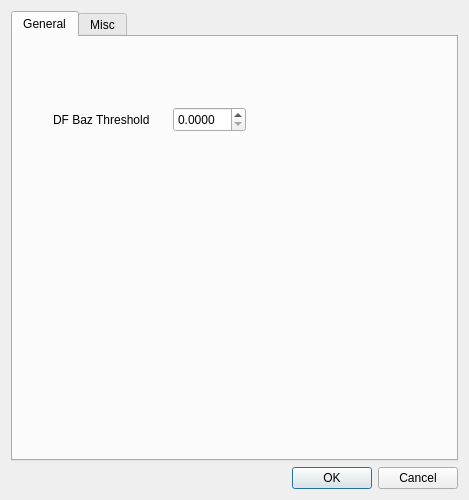
<?xml version="1.0" encoding="UTF-8"?>
<ui version="4.0">
 <class>MeasureWin</class>
 <widget class="QDialog" name="MeasureWin">
  <property name="geometry">
   <rect>
    <x>0</x>
    <y>0</y>
    <width>469</width>
    <height>500</height>
   </rect>
  </property>
  <property name="windowTitle">
   <string>Measurement Parameters</string>
  </property>
  <layout class="QVBoxLayout" name="verticalLayout">
   <item>
    <widget class="QTabWidget" name="tabWidget">
     <property name="tabPosition">
      <enum>QTabWidget::North</enum>
     </property>
     <property name="tabShape">
      <enum>QTabWidget::Rounded</enum>
     </property>
     <property name="currentIndex">
      <number>0</number>
     </property>
     <property name="usesScrollButtons">
      <bool>false</bool>
     </property>
     <property name="documentMode">
      <bool>false</bool>
     </property>
     <property name="tabsClosable">
      <bool>false</bool>
     </property>
     <property name="movable">
      <bool>false</bool>
     </property>
     <widget class="QWidget" name="tab">
      <attribute name="title">
       <string>General</string>
      </attribute>
      <widget class="QLabel" name="label">
       <property name="geometry">
        <rect>
         <x>40</x>
         <y>75</y>
         <width>111</width>
         <height>16</height>
        </rect>
       </property>
       <property name="text">
        <string>DF Baz Threshold</string>
       </property>
      </widget>
      <widget class="QDoubleSpinBox" name="spinDFThreshold">
       <property name="geometry">
        <rect>
         <x>160</x>
         <y>70</y>
         <width>73</width>
         <height>25</height>
        </rect>
       </property>
       <property name="decimals">
        <number>4</number>
       </property>
       <property name="maximum">
        <double>1.000000000000000</double>
       </property>
       <property name="singleStep">
        <double>0.001000000000000</double>
       </property>
      </widget>
     </widget>
     <widget class="QWidget" name="tab_2">
      <attribute name="title">
       <string>Misc</string>
      </attribute>
     </widget>
    </widget>
   </item>
   <item>
    <widget class="QDialogButtonBox" name="buttonBox">
     <property name="orientation">
      <enum>Qt::Horizontal</enum>
     </property>
     <property name="standardButtons">
      <set>QDialogButtonBox::Cancel|QDialogButtonBox::Ok</set>
     </property>
    </widget>
   </item>
  </layout>
 </widget>
 <resources/>
 <connections>
  <connection>
   <sender>buttonBox</sender>
   <signal>accepted()</signal>
   <receiver>MeasureWin</receiver>
   <slot>accept()</slot>
   <hints>
    <hint type="sourcelabel">
     <x>248</x>
     <y>254</y>
    </hint>
    <hint type="destinationlabel">
     <x>157</x>
     <y>274</y>
    </hint>
   </hints>
  </connection>
  <connection>
   <sender>buttonBox</sender>
   <signal>rejected()</signal>
   <receiver>MeasureWin</receiver>
   <slot>reject()</slot>
   <hints>
    <hint type="sourcelabel">
     <x>316</x>
     <y>260</y>
    </hint>
    <hint type="destinationlabel">
     <x>286</x>
     <y>274</y>
    </hint>
   </hints>
  </connection>
 </connections>
</ui>
